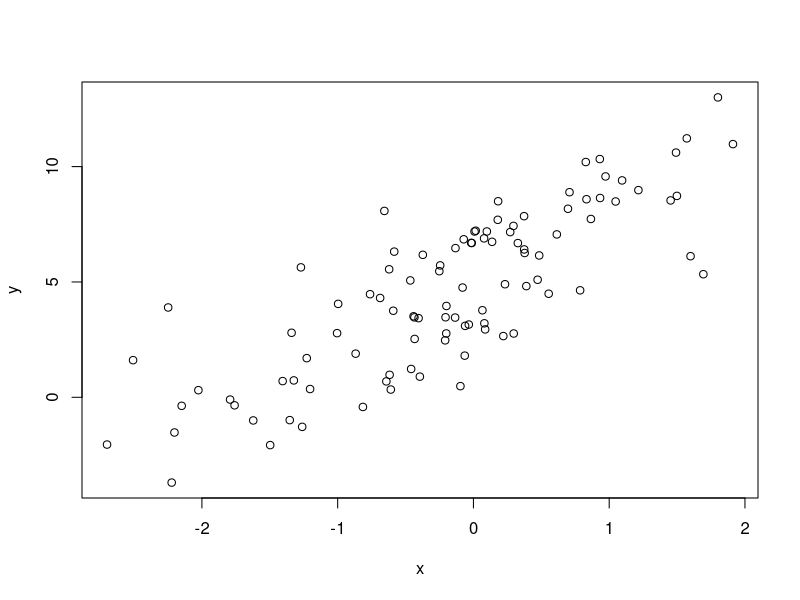

Recreate this plot in R.
## データ作成
N  <-100
b0 <-5
b1 <-3
x  <-rnorm(N)
e  <-rnorm(n=N,sd=2)
y  <-b0+b1*x+e

plot(x,y)

## 線形回帰
model<-lm(y~x)
print(model)